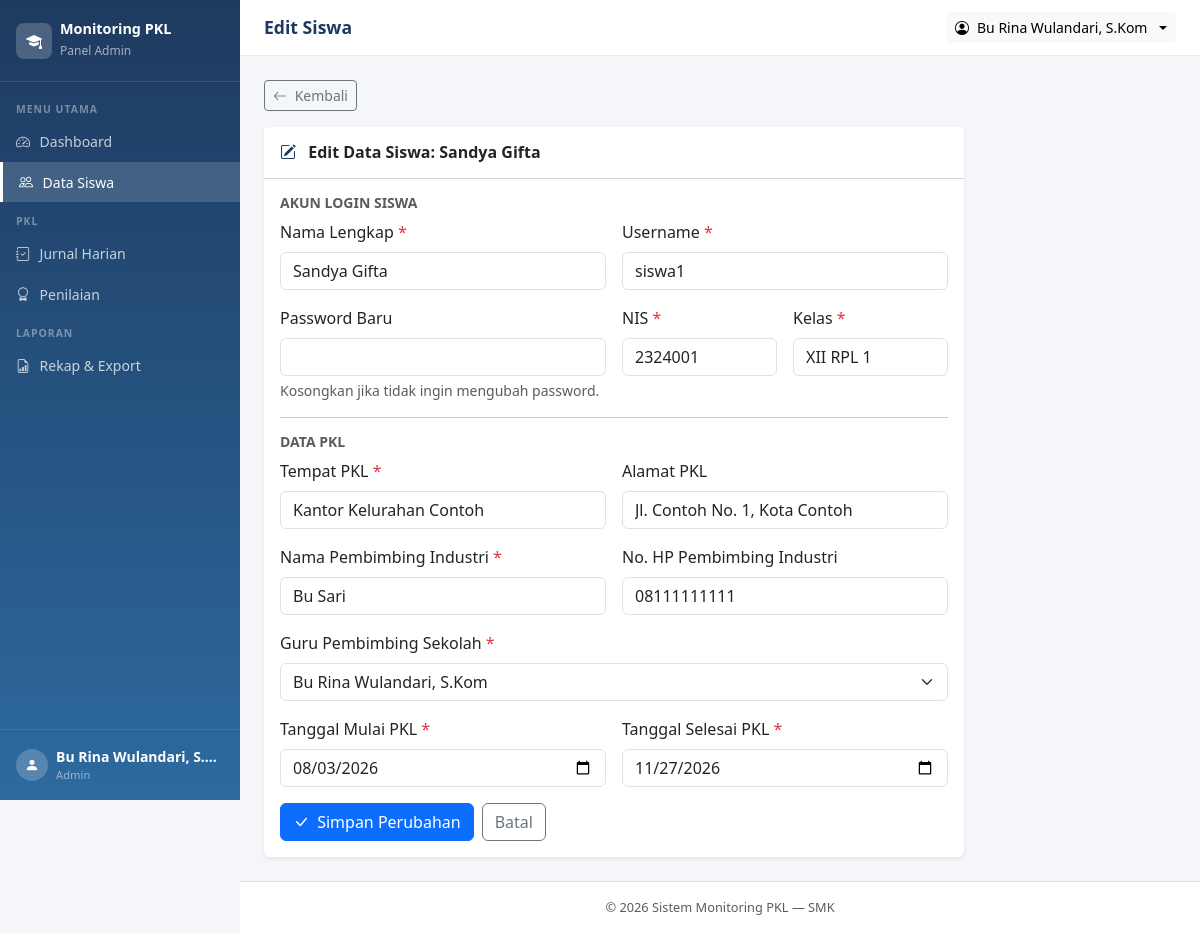
Page /admin/siswa/edit.php?id=1 (signed in) on the earlier database version.
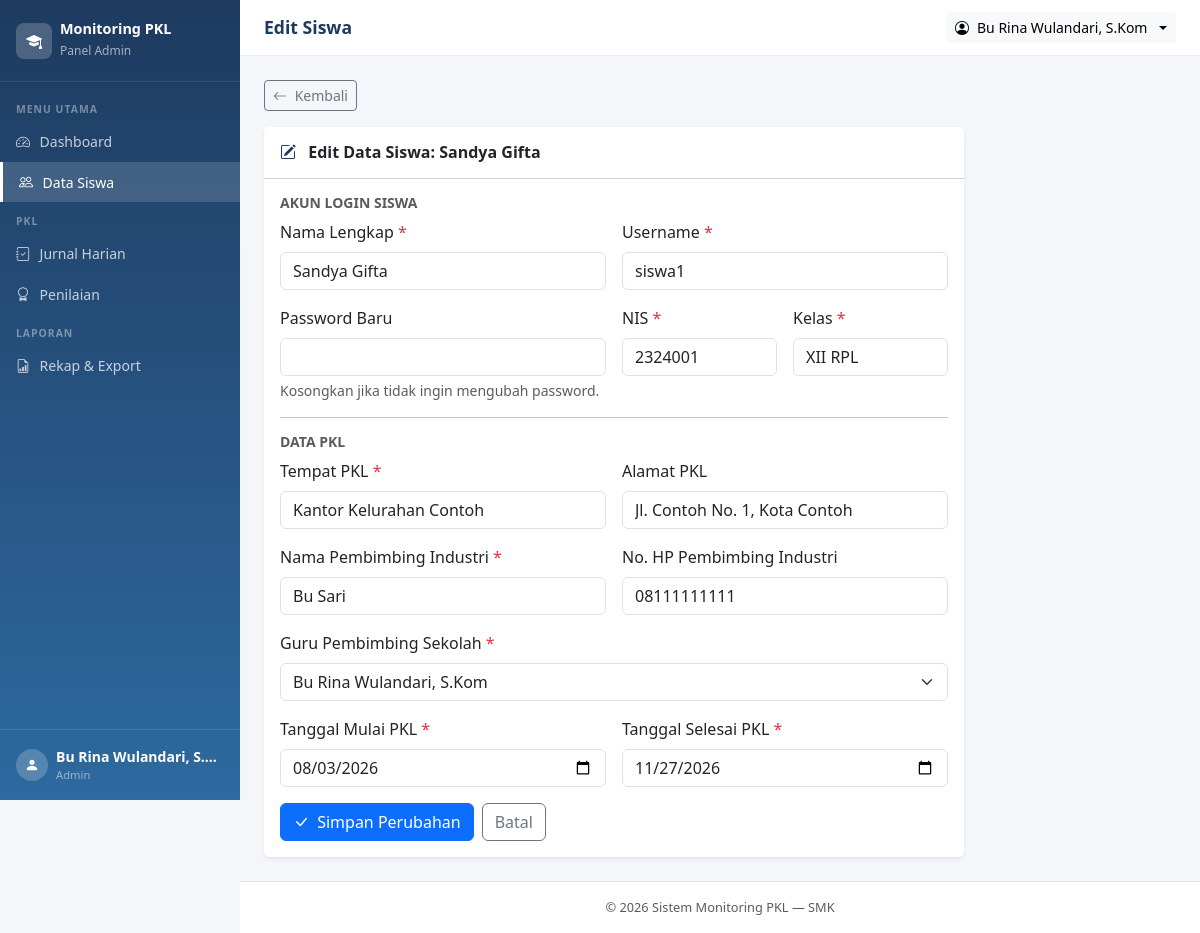
Same page on the later database version.
### tables this page shows
CREATE TABLE IF NOT EXISTS `siswa` (
  `id`                        INT UNSIGNED  NOT NULL AUTO_INCREMENT,
  `user_id`                   INT UNSIGNED  NOT NULL COMMENT 'Relasi ke users.id (akun siswa)',
  `nis`                       VARCHAR(20)   NOT NULL COMMENT 'Nomor Induk Siswa',
  `kelas`                     VARCHAR(20)   NOT NULL COMMENT 'Contoh: XII RPL 1',
  `tempat_pkl`                VARCHAR(150)  NOT NULL COMMENT 'Nama perusahaan/instansi',
  `alamat_pkl`                VARCHAR(255)  DEFAULT NULL COMMENT 'Alamat tempat PKL, boleh kosong',
  `nama_pembimbing_industri`  VARCHAR(100)  NOT NULL COMMENT 'Mentor di tempat PKL, hanya data',
  `no_hp_pembimbing_industri` VARCHAR(20)   DEFAULT NULL COMMENT 'Boleh kosong',
  `guru_pembimbing_id`        INT UNSIGNED  NOT NULL COMMENT 'Relasi ke users.id (guru/admin)',
  `tgl_mulai`                 DATE          NOT NULL,
  `tgl_selesai`               DATE          NOT NULL COMMENT 'Tidak boleh sebelum tgl_mulai',
  PRIMARY KEY (`id`),
  UNIQUE KEY `uq_nis`     (`nis`),
  UNIQUE KEY `uq_user_id` (`user_id`),
  KEY `idx_guru_pembimbing` (`guru_pembimbing_id`),
  KEY `idx_kelas`           (`kelas`),
  CONSTRAINT `fk_siswa_user`
    FOREIGN KEY (`user_id`)
    REFERENCES `users`(`id`)
    ON DELETE CASCADE,
  CONSTRAINT `fk_siswa_guru`
    FOREIGN KEY (`guru_pembimbing_id`)
    REFERENCES `users`(`id`)
    ON DELETE RESTRICT    
);

CREATE TABLE IF NOT EXISTS `users` (
  `id`         INT UNSIGNED  NOT NULL AUTO_INCREMENT,
  `nama`       VARCHAR(100)  NOT NULL,
  `username`   VARCHAR(50)   NOT NULL,
  `password`   VARCHAR(255)  NOT NULL COMMENT 'Hasil password_hash(), bukan teks asli',
  `role`       ENUM('admin','siswa') NOT NULL DEFAULT 'siswa',
  `created_at` TIMESTAMP     NOT NULL DEFAULT CURRENT_TIMESTAMP,
  PRIMARY KEY (`id`),
  UNIQUE KEY `uq_username` (`username`)
);

### includes/functions.php (called while the page is built, shortened)
<?php
function e(string $string): string
{
    return htmlspecialchars($string, ENT_QUOTES, 'UTF-8');
}

### admin/siswa/edit.php (the view, shortened to what the changed rows need)
<?php
require_once __DIR__ . '/../../includes/functions.php';
$db = get_db();
$id = (int)($_GET['id'] ?? 0);
$stmt = $db->prepare("
    SELECT s.*, u.nama, u.username, u.id AS uid
    FROM siswa s
    JOIN users u ON s.user_id = u.id
    WHERE s.id = ?
");
$stmt->execute([$id]);
$siswa = $stmt->fetch();
$guru_list = $db->query("SELECT id, nama FROM users WHERE role = 'admin' ORDER BY nama")->fetchAll();
$input     = $siswa;
require_once __DIR__ . '/../../includes/header.php';
?>
<div class="card border-0 shadow-sm" style="max-width:700px">
  <div class="card-header bg-white py-3">
    <h6 class="mb-0 fw-bold">
      <i class="bi bi-pencil-square me-2" style="color:#1e3a5f"></i>
      Edit Data Siswa: <?= e($siswa['nama']) ?>
    </h6>
  </div>
  <div class="card-body">
    <form method="POST" novalidate>
      <div class="row g-3 mb-3">
        <div class="col-md-6">
          <label class="form-label">Nama Lengkap <span class="text-danger">*</span></label>
          <input type="text" name="nama" class="form-control"
                 value="<?= e($input['nama']) ?>" required>
        </div>
        <div class="col-md-6">
          <label class="form-label">Username <span class="text-danger">*</span></label>
          <input type="text" name="username" class="form-control"
                 value="<?= e($input['username']) ?>" required>
        </div>
        <div class="col-md-3">
          <label class="form-label">NIS <span class="text-danger">*</span></label>
          <input type="text" name="nis" class="form-control"
                 value="<?= e($input['nis']) ?>" required>
        </div>
        <div class="col-md-3">
          <label class="form-label">Kelas <span class="text-danger">*</span></label>
          <input type="text" name="kelas" class="form-control"
                 value="<?= e($input['kelas']) ?>" required>
        </div>
      </div>
      <div class="row g-3 mb-3">
        <div class="col-md-6">
          <label class="form-label">Tempat PKL <span class="text-danger">*</span></label>
          <input type="text" name="tempat_pkl" class="form-control"
                 value="<?= e($input['tempat_pkl']) ?>" required>
        </div>
        <div class="col-md-6">
          <label class="form-label">Alamat PKL</label>
          <input type="text" name="alamat_pkl" class="form-control"
                 value="<?= e($input['alamat_pkl'] ?? '') ?>">
        </div>
        <div class="col-md-6">
          <label class="form-label">Nama Pembimbing Industri <span class="text-danger">*</span></label>
          <input type="text" name="nama_pembimbing_industri" class="form-control"
                 value="<?= e($input['nama_pembimbing_industri']) ?>" required>
        </div>
        <div class="col-md-6">
          <label class="form-label">No. HP Pembimbing Industri</label>
          <input type="text" name="no_hp_pembimbing_industri" class="form-control"
                 value="<?= e($input['no_hp_pembimbing_industri'] ?? '') ?>">
        </div>
        <div class="col-md-12">
          <label class="form-label">Guru Pembimbing Sekolah <span class="text-danger">*</span></label>
          <select name="guru_pembimbing_id" class="form-select" required>
            <?php foreach ($guru_list as $g): ?>
              <option value="<?= $g['id'] ?>"
                <?= $input['guru_pembimbing_id'] == $g['id'] ? 'selected' : '' ?>>
                <?= e($g['nama']) ?>
              </option>
            <?php endforeach; ?>
          </select>
        </div>
        <div class="col-md-6">
          <label class="form-label">Tanggal Mulai PKL <span class="text-danger">*</span></label>
          <input type="date" name="tgl_mulai" class="form-control"
                 value="<?= e($input['tgl_mulai']) ?>" required>
        </div>
        <div class="col-md-6">
          <label class="form-label">Tanggal Selesai PKL <span class="text-danger">*</span></label>
          <input type="date" name="tgl_selesai" class="form-control"
                 value="<?= e($input['tgl_selesai']) ?>" required>
        </div>
      </div>
    </form>
  </div>
</div>
<?php require_once __DIR__ . '/../../includes/footer.php'; ?>

Differences in the rows shown:
changed siswa "Kantor Kelurahan Contoh": kelas "XII RPL 1" → "XII RPL"
